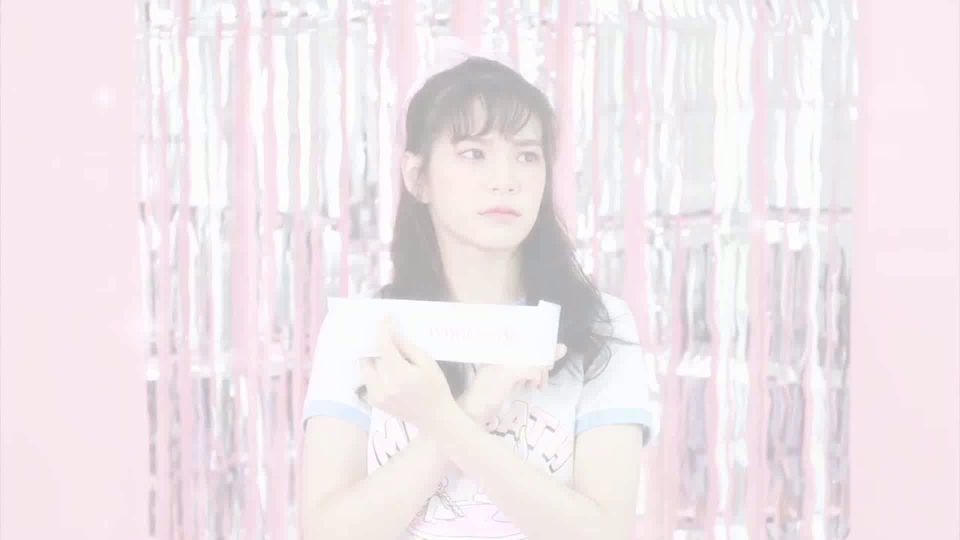
#> input picture frame 10 of BNK48.mp4, 1920 x 1080 px (shown at 1/2 size)
$ python Eye_detection_in_video.py
#> lines starting #> are read from the running program, lines starting #| are printed output that depends on the picture; after the words box and inside, x2 and y2 are one past the last pixel; in counts of white or black regions, pixels touching at a corner belong together
import cv2 as cv

eye_cascade = cv.CascadeClassifier('haarcascade_eye_tree_eyeglasses.xml')

cap = cv.VideoCapture("BNK48.mp4")
#cap = cv.VideoCapture(0)

while cap.isOpened():
    ret, frame = cap.read()
#> frame is the input picture: shape (1080, 1920, 3); mean B, G, R 236.3, 231.6, 241.6
    gray_img = cv.cvtColor(frame, cv.COLOR_BGR2GRAY)
    eye_detect = eye_cascade.detectMultiScale(gray_img)
#> eye_detect = [[1026, 287, 57, 57], [916, 277, 62, 62]]

    for (x, y, w, h) in eye_detect:
        cv.rectangle(frame, (x, y), (x+w, y+h), (0, 255, 0), 3)
#> this loop made 2 passes
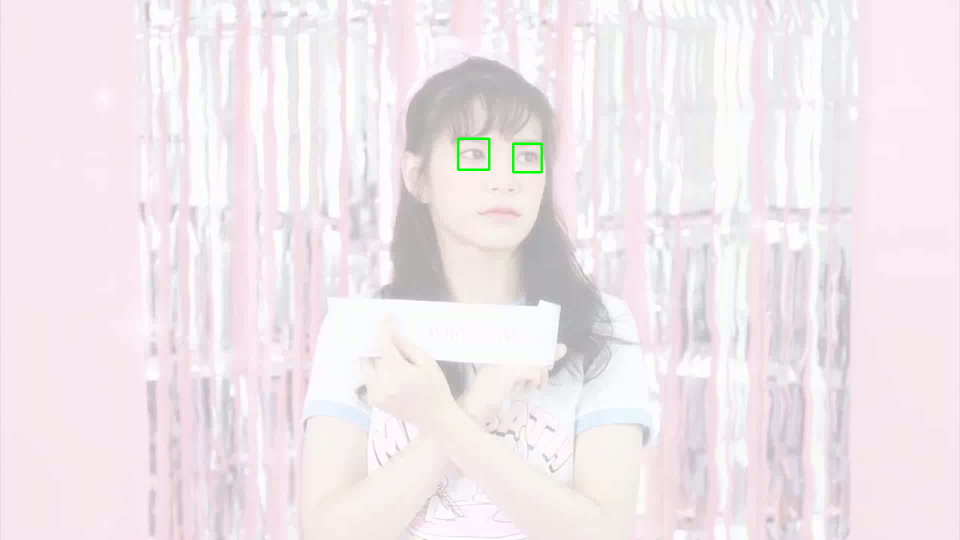
#> frame: shape (1080, 1920, 3) (shown at 1/2 size); 0.11% of pixels changed, all inside (x1, y1, x2, y2) = (914, 275, 1086, 347)
    cv.imshow("Eye Detection", frame)

    if cv.waitKey(1) & 0xFF == ord('q'):
#> (key q is pressed here)
        break

cap.release()
cv.destroyAllWindows()

$ run again, starting later in the video
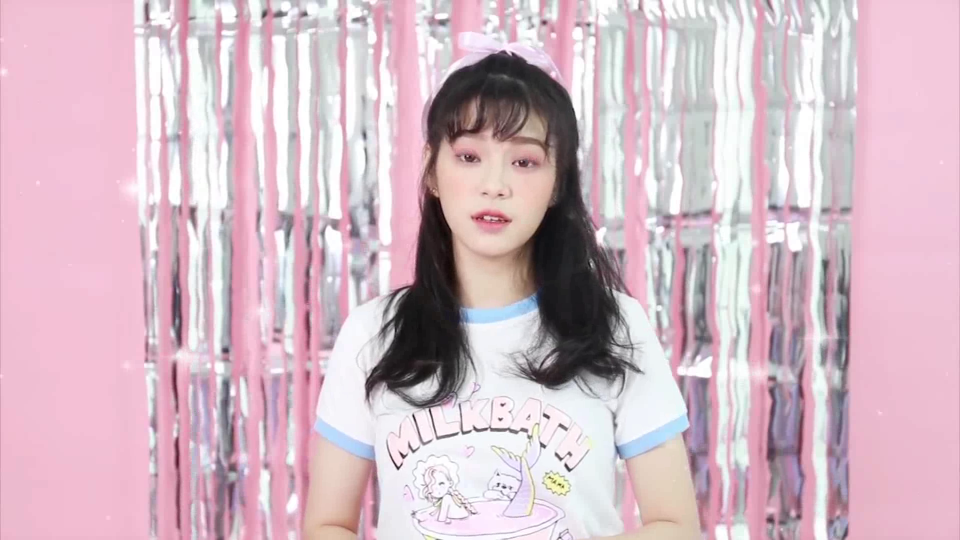
#> input picture frame 45 of BNK48.mp4, 1920 x 1080 px (shown at 1/2 size)
#> frame is the input picture: shape (1080, 1920, 3); mean B, G, R 196.7, 185.9, 211.6
#> `gray_img = cv.cvtColor(frame, cv.COLOR_BGR2GRAY)`:
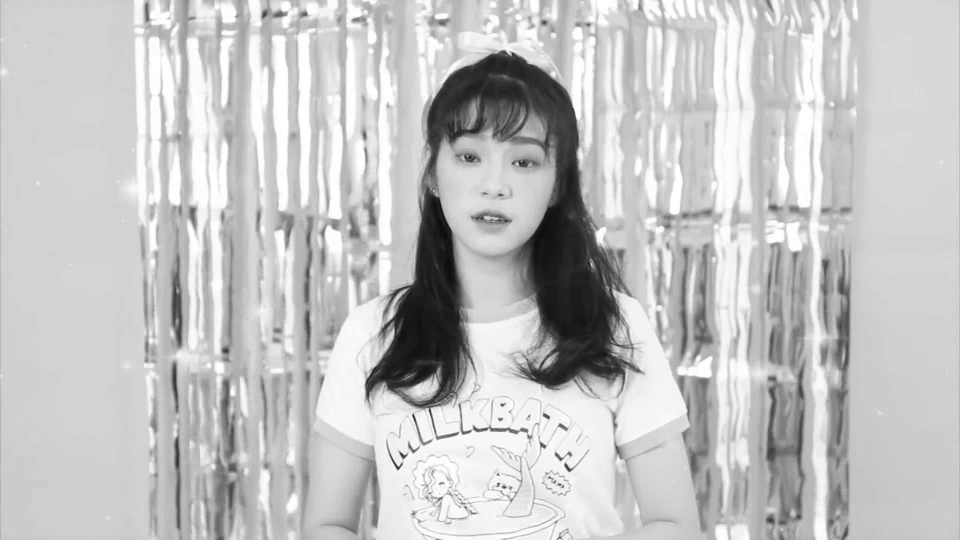
#> gray_img: shape (1080, 1920) (shown at 1/2 size); min 5, max 255, mean 194.8
#> eye_detect = [[1078, 36, 22, 22], [1359, 442, 23, 23], [1020, 301, 52, 52], [944, 414, 44, 44], [909, 286, 58, 58], [950, 399, 78, 78]]
#> the loop `for (x, y, w, h) in eye_detect:` made 6 passes
#> after the loop `for (x, y, w, h) in eye_detect:`:
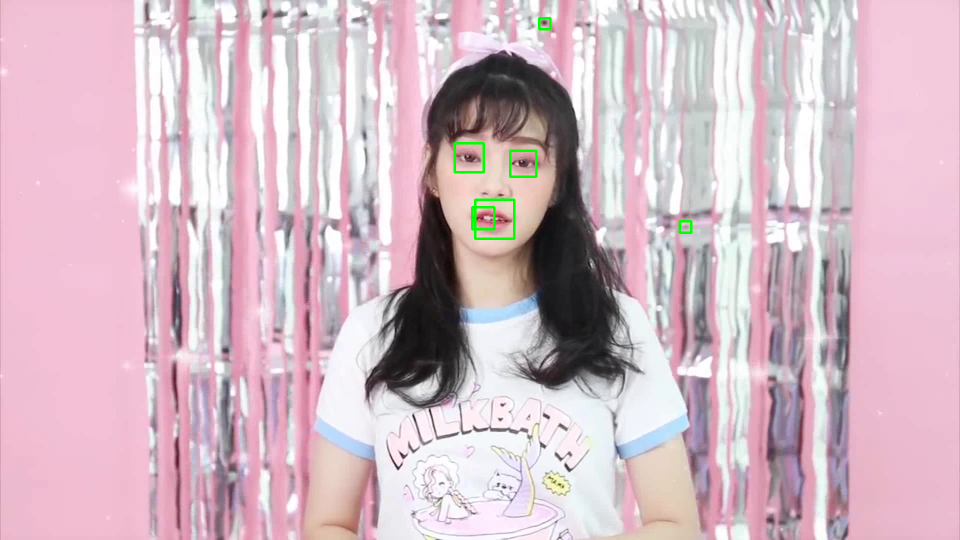
#> frame: shape (1080, 1920, 3) (shown at 1/2 size); 0.26% of pixels changed, all inside (x1, y1, x2, y2) = (907, 34, 1385, 480)

$ run again, starting later in the video
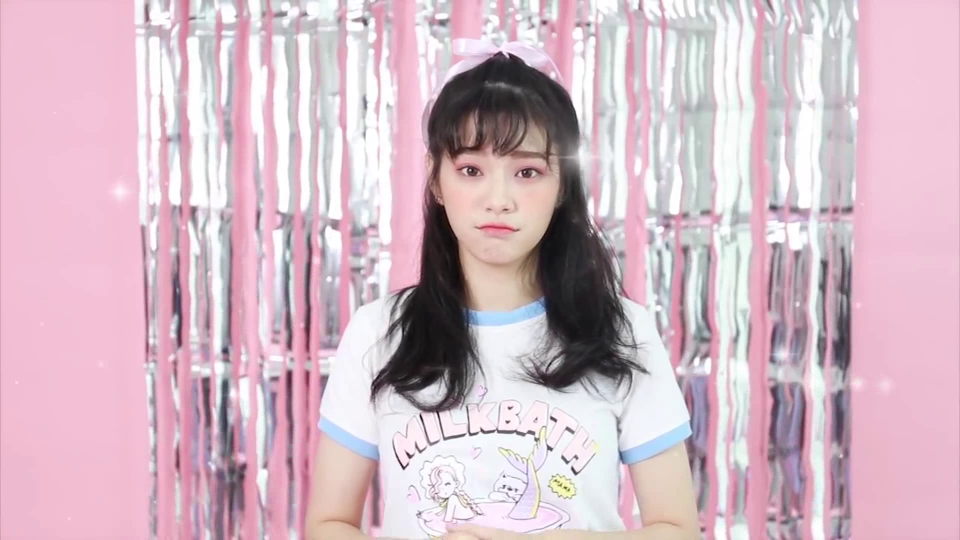
#> input picture frame 80 of BNK48.mp4, 1920 x 1080 px (shown at 1/2 size)
#> frame is the input picture: shape (1080, 1920, 3); mean B, G, R 196.3, 185, 211
#> `gray_img = cv.cvtColor(frame, cv.COLOR_BGR2GRAY)`:
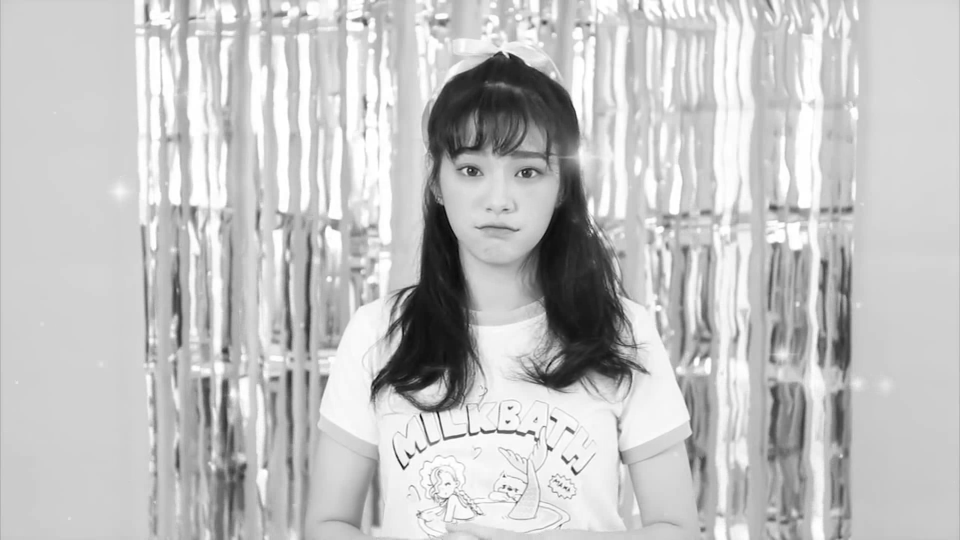
#> gray_img: shape (1080, 1920) (shown at 1/2 size); min 1, max 255, mean 194
#> eye_detect = [[1164, 37, 23, 23], [1678, 405, 32, 32], [912, 313, 57, 57], [1024, 318, 59, 59], [856, 20, 52, 52], [1372, 686, 57, 57]]
#> the loop `for (x, y, w, h) in eye_detect:` made 6 passes
#> after the loop `for (x, y, w, h) in eye_detect:`:
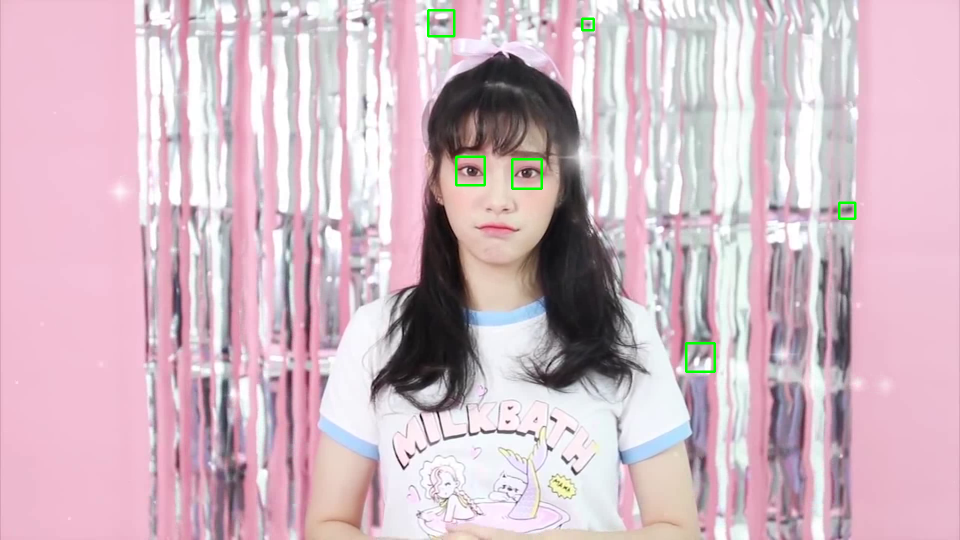
#> frame: shape (1080, 1920, 3) (shown at 1/2 size); 0.27% of pixels changed, all inside (x1, y1, x2, y2) = (854, 18, 1713, 746)
